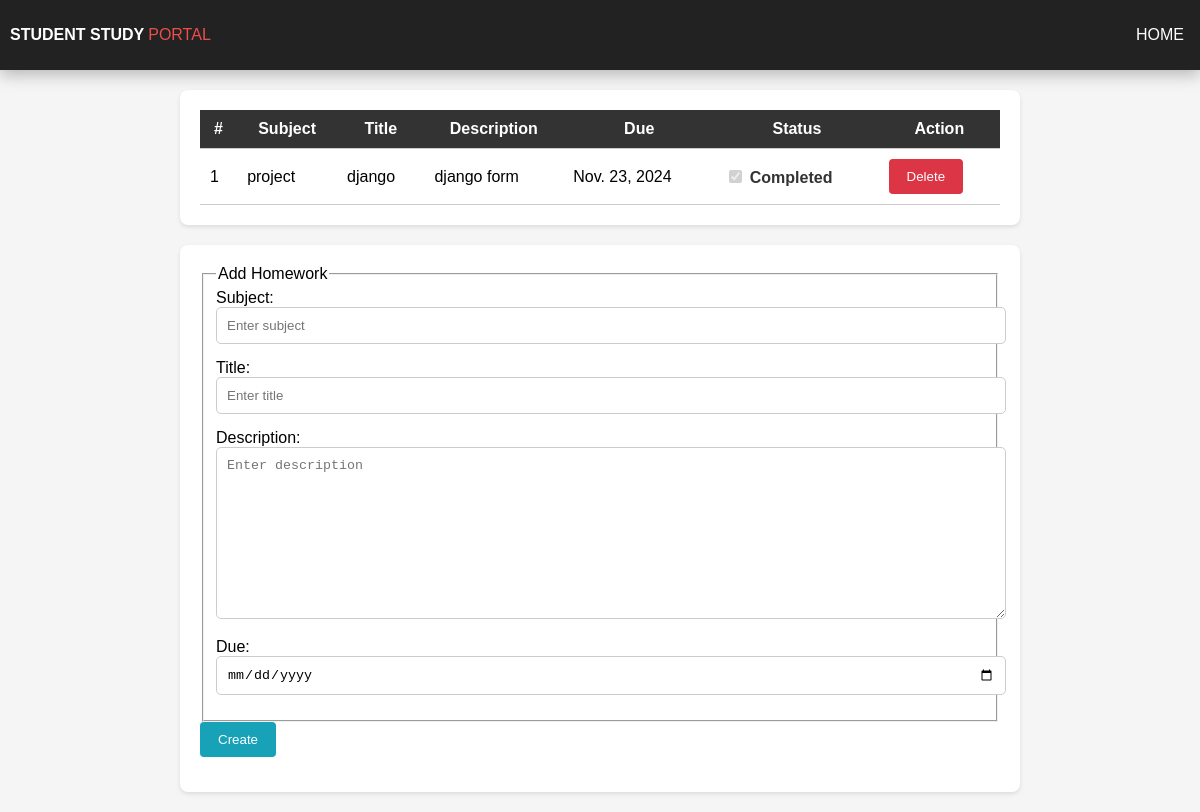
Page /homework/ on the committed database.
### core/models.py (models this page shows, shortened)
class Homework(models.Model):
    subject = models.CharField(max_length=100)
    title = models.CharField(max_length=200)
    description = models.TextField(max_length=600)
    due = models.DateField()
    is_finished = models.BooleanField(default=False)

### core/views.py (the view, shortened to what this page needs)
# urls.py: path('homework/', homework, name='homework'),
def homework(request):
    homeworks = Homework.objects.all()
    context = {
        'homeworks': homeworks
    }
    return render(request, 'homework.html', context)

### templates/homework.html (shortened to what this page needs)
{% extends "base.html" %}
{% load static %}
{% block content %}
<div class="container">
    {% if homeworks %}
    <table class="table">
        <thead>
            <tr>
                <th>#</th>
                <th>Subject</th>
                <th>Title</th>
                <th>Description</th>
                <th>Due</th>
                <th>Status</th>
                <th>Action</th>
            </tr>
        </thead>
        <tbody>
            {% for homework in homeworks %}
            <tr>
                <td>{{ forloop.counter }}</td>
                <td>{{ homework.subject }}</td>
                <td>{{ homework.title }}</td>
                <td>{{ homework.description }}</td>
                <td>{{ homework.due }}</td>
                <td>
                    <div class="form-check">
                        <input class="form-check-input" type="checkbox" id="homework{{ homework.pk }}" {% if homework.is_finished %} checked {% endif %} disabled>
                        <label class="form-check-label" for="homework{{ homework.pk }}">
                            {% if homework.is_finished %}
                                Completed
                            {% else %}
                                Pending
                            {% endif %}
                        </label>
                    </div>
                </td>
                <td>
                    <form method="POST" action="{% url 'delete_homework' homework.pk %}">
                        <button class="btn btn-outline-danger" type="submit">Delete</button>
                    </form>
                </td>
            </tr>
            {% endfor %}
        </tbody>
    </table>
    {% else %}
    <h4>No homeworks found! Create some.</h4>
    {% endif %}
</div>
<div class="container">
    <form method="POST" action="{% url 'homework' %}">
        <fieldset>
            <legend>Add Homework</legend>
            <div class="form-group">
                <label for="subject">Subject:</label>
                <input type="text" name="subject" id="subject" class="form-control" placeholder="Enter subject" required>
            </div>
            <div class="form-group">
                <label for="title">Title:</label>
                <input type="text" name="title" id="title" class="form-control" placeholder="Enter title" required>
            </div>
            <div class="form-group">
                <label for="description">Description:</label>
                <textarea name="description" id="description" class="form-control" rows="3" placeholder="Enter description"></textarea>
            </div>
            <div class="form-group">
                <label for="due">Due:</label>
                <input type="date" name="due" id="due" class="form-control" required>
            </div>
        </fieldset>
        <div class="form-group">
            <button class="btn btn-outline-info" type="submit">Create</button>
        </div>
    </form>
</div>
{% endblock content %}

### templates/navbar.html (style rules this page uses)
body { font-family: "Roboto", sans-serif; margin: 0; padding: 0; }

### templates/homework.html (style rules this page uses)
body { font-family: Arial, sans-serif; background-color: #f5f5f5; }
.container { max-width: 800px; margin: 20px auto; padding: 20px; background-color: #fff; border-radius: 8px; box-shadow: 0 2px 4px rgba(0, 0, 0, 0.1); }
.table { width: 100%; border-collapse: collapse; }
.table th, .table td { padding: 10px; border-bottom: 1px solid #ccc; }
.table th { background-color: #333; color: #fff; }
.form-check-label { color: #333; font-weight: bold; }
.btn-outline-info { background-color: #17a2b8; color: #fff; border: 2px solid #17a2b8; padding: 8px 16px; border-radius: 4px; cursor: pointer; text-decoration: none; transition: background-color 0.3s ease; }
.btn-outline-danger { background-color: #dc3545; color: #fff; border: 2px solid #dc3545; padding: 8px 16px; border-radius: 4px; cursor: pointer; text-decoration: none; transition: background-color 0.3s ease; }
.form-group { margin-bottom: 15px; }
.form-control { padding: 10px; border: 1px solid #ccc; border-radius: 5px; width: 100%; }
textarea.form-control { height: 150px; }

### rows in the picture
Homework: subject "project", title "django", description "django form", due "Nov. 23, 2024", is_finished "☑", shows "Completed"
